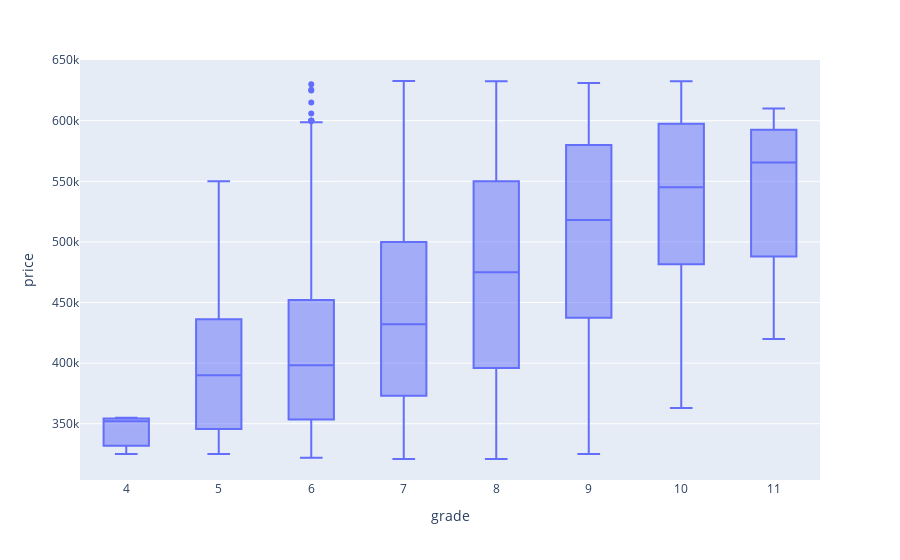

This figure's notebook cell:
### Code cell
import plotly.express as px
fig = px.box(df_1_after, x="grade", y="price")
fig.show()

### Figure 1 — Plotly figure (JSON) as saved in the notebook; plotly's stock layout.template omitted (floating-point values rounded to 4 significant figures; data arrays with more than 128 entries replaced by an {"elided": "..."} marker saying what was removed)
{"data": [{"alignmentgroup": "True", "hovertemplate": "grade=%{x}<br>price=%{y}<extra></extra>", "legendgroup": "", "marker": {"color": "#636efa"}, "name": "", "notched": false, "offsetgroup": "", "orientation": "v", "showlegend": false, "type": "box", "x": {"elided": "7463 int values"}, "x0": " ", "xaxis": "x", "y": {"elided": "7463 int values"}, "y0": " ", "yaxis": "y"}], "layout": {"boxmode": "group", "legend": {"tracegroupgap": 0}, "margin": {"t": 60}, "xaxis": {"anchor": "y", "domain": [0, 1], "title": {"text": "grade"}}, "yaxis": {"anchor": "x", "domain": [0, 1], "title": {"text": "price"}}}}
